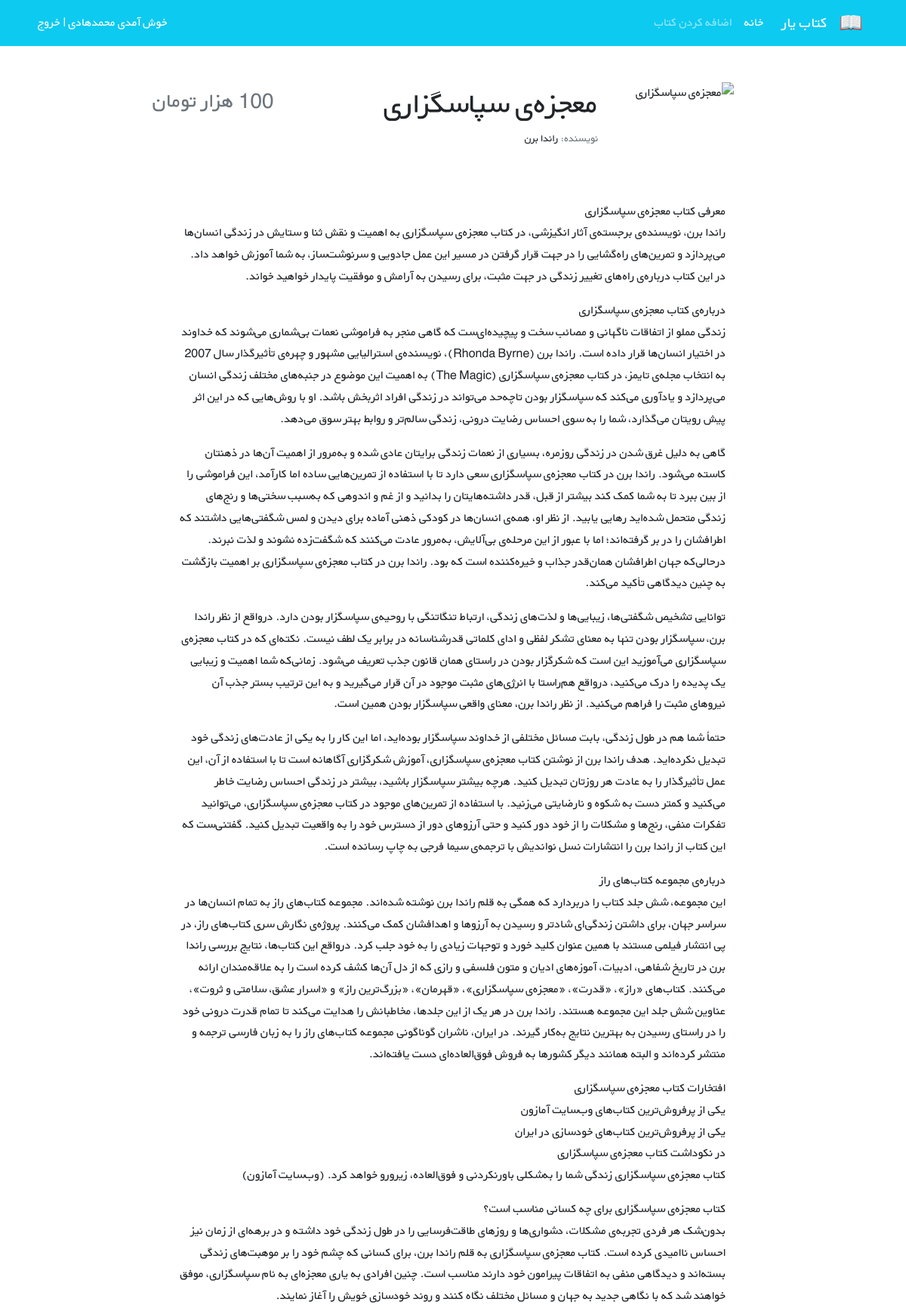
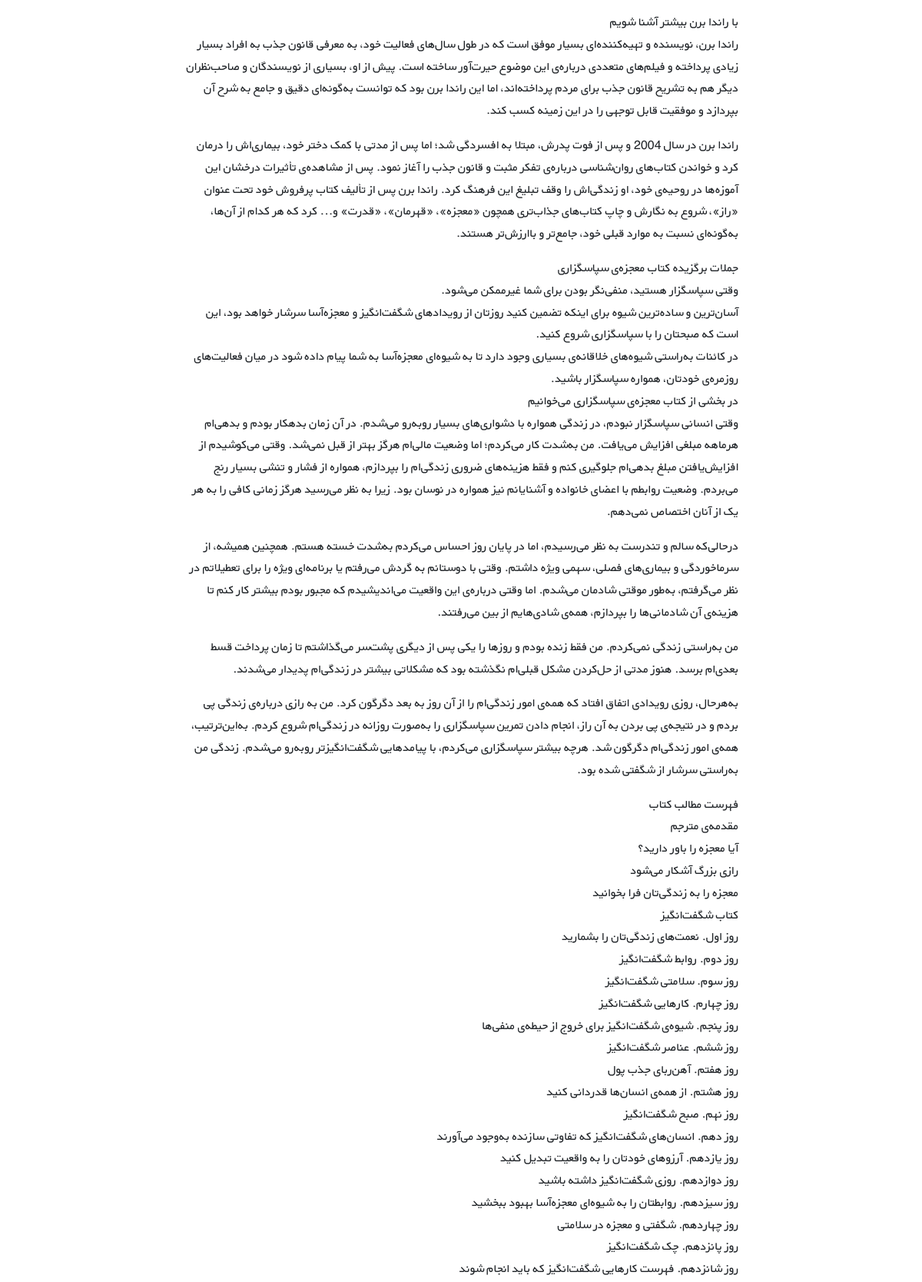
Page /books/8/ (upper part) on the committed database (2 pictures, top to bottom).
### books/models.py (models this page shows, shortened)
class Book(models.Model):
    title = models.CharField(max_length=200)
    author = models.CharField(max_length=200)
    content = models.TextField()
    price = models.IntegerField()

### books/views.py (the view)
# urls.py: path('<int:pk>/', BookDetailView.as_view(), name='book_detail'),
class BookDetailView(generic.DetailView):
    model = Book
    template_name = 'books/book_detail.html'

### books/templates/books/book_detail.html (shortened to what this page needs)
{% extends 'base.html' %}
{% block content %}
    <div class="container mt-5" dir="rtl">
        <div class="">
            <div class="">
                <div class="d-flex justify-content-center">
                    <div class="row w-sm-75 w-100">
                        <div class="col-xs-12 col-md-3 d-flex justify-content-center">
                            <div>
                                <img src="https://newcdn.fidibo.com/images/books/65579_50411_normal.jpg"
                                     class="img-fluid rounded-start" alt="{{ book.title }}">
                            </div>
                        </div>
                        <div class="col-xs-12 col-md-6 text-center text-md-end mt-md-1 mt-4">
                            <h1>{{ book.title }}</h1>
                            <h5 class="small my-1"><span class="text-muted">نویسنده: </span>{{ book.author }}</h5>
                        </div>
                        <div class="col-xs-12 col-md-3 d-flex flex-column">
                            <h3 class="align-self-center pt-2 text-muted align-self-md-end">
                                {{ book.price }} هزار تومان
                            </h3>
                        </div>
                    </div>
                </div>
                <div class="d-flex justify-content-center">
                    <div class="my-3 p-5 w-sm-75 w-100">
                        {{ book.content|linebreaks }}
                    </div>
                </div>
            </div>
        </div>
    </div>
{% endblock %}

### static/css/style.css (style rules this page uses)
* { font-family: 'BYekan', sans-serif; line-height: 1.8rem; }
@media (min-width: 576px) { .w-sm-75 { width: 75%!important; } }

### rows in the picture
Book: title "معجزه‌ی سپاسگزاری", author "راندا برن", content "معرفی کتاب معجزه‌ی سپاسگزاری راندا برن، نویسنده‌ی برجسته‌ی آثار انگیزشی، در کتاب معجزه‌ی سپاسگزاری به اهمیت و نقش ثنا و ستایش در زندگی انسان‌ها می‌پردازد و تمرین‌های راه‌گشایی را در جهت قرار گرفتن در مسیر این عمل جادویی و سرنوشت‌ساز، به شما آموزش خواهد داد. در این کتاب درباره‌ی راه‌های تغییر زندگی در جهت مثبت، برای رسیدن به آرامش و موفقیت پایدار خواهید خواند. درباره‌ی کتاب معجزه‌ی سپاسگزاری زندگی مملو از اتفاقات ناگهانی و مصائب سخت و پیچیده‌ای‌ست که گاهی منجر به فراموشی نعمات بی‌شماری می‌شوند که خداوند در اختیار انسان‌ها قرار داده است. راندا برن (Rhonda Byrne)، نویسنده‌ی استرالیایی مشهور و چهره‌ی تأثیرگذار سال 2007 به انتخاب مجله‌ی تایمز، در کتاب معجزه‌ی سپاسگزاری (The Magic) به اهمیت این…"
